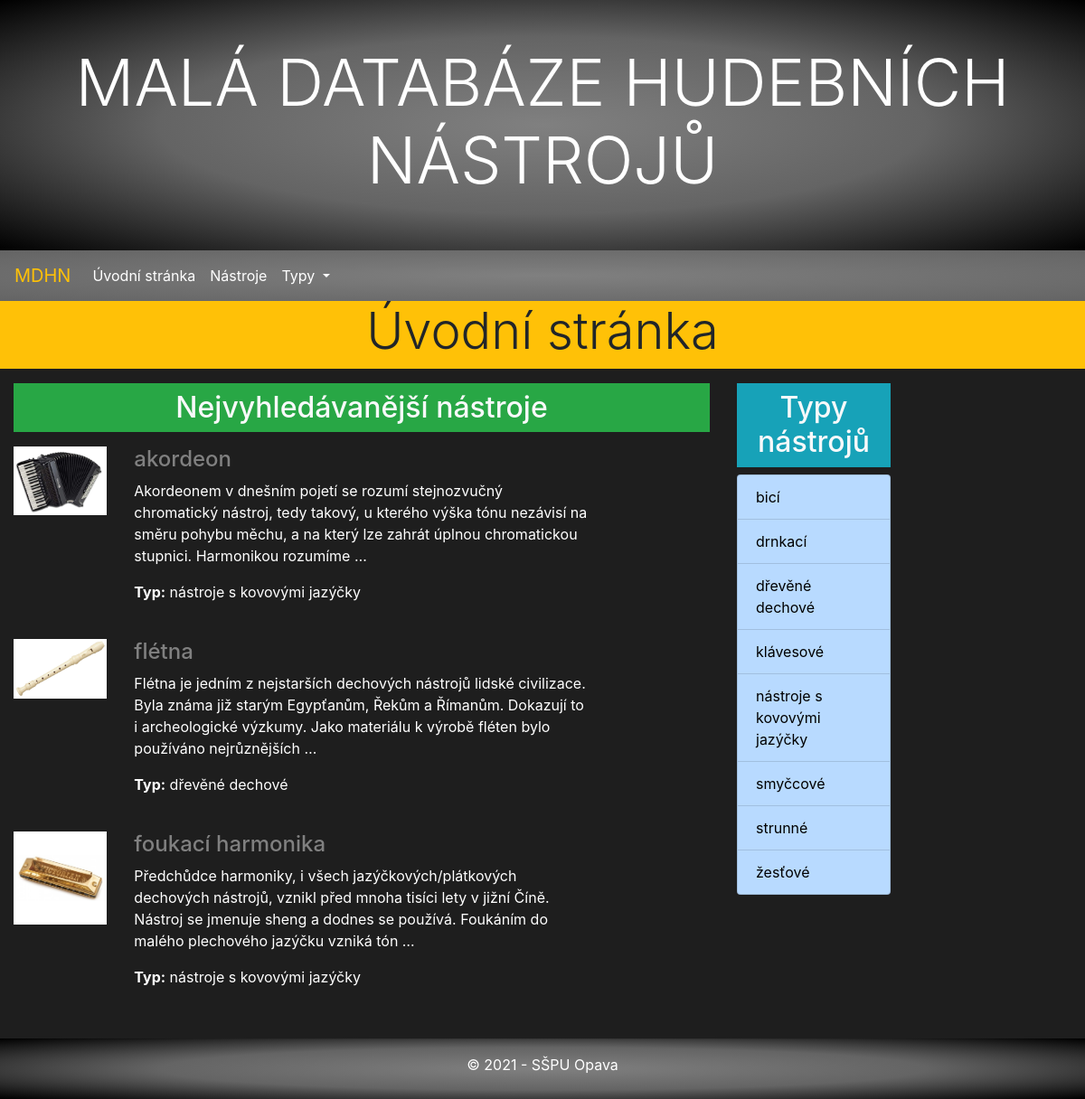
/music/, run on an earlier commit of the app's database.
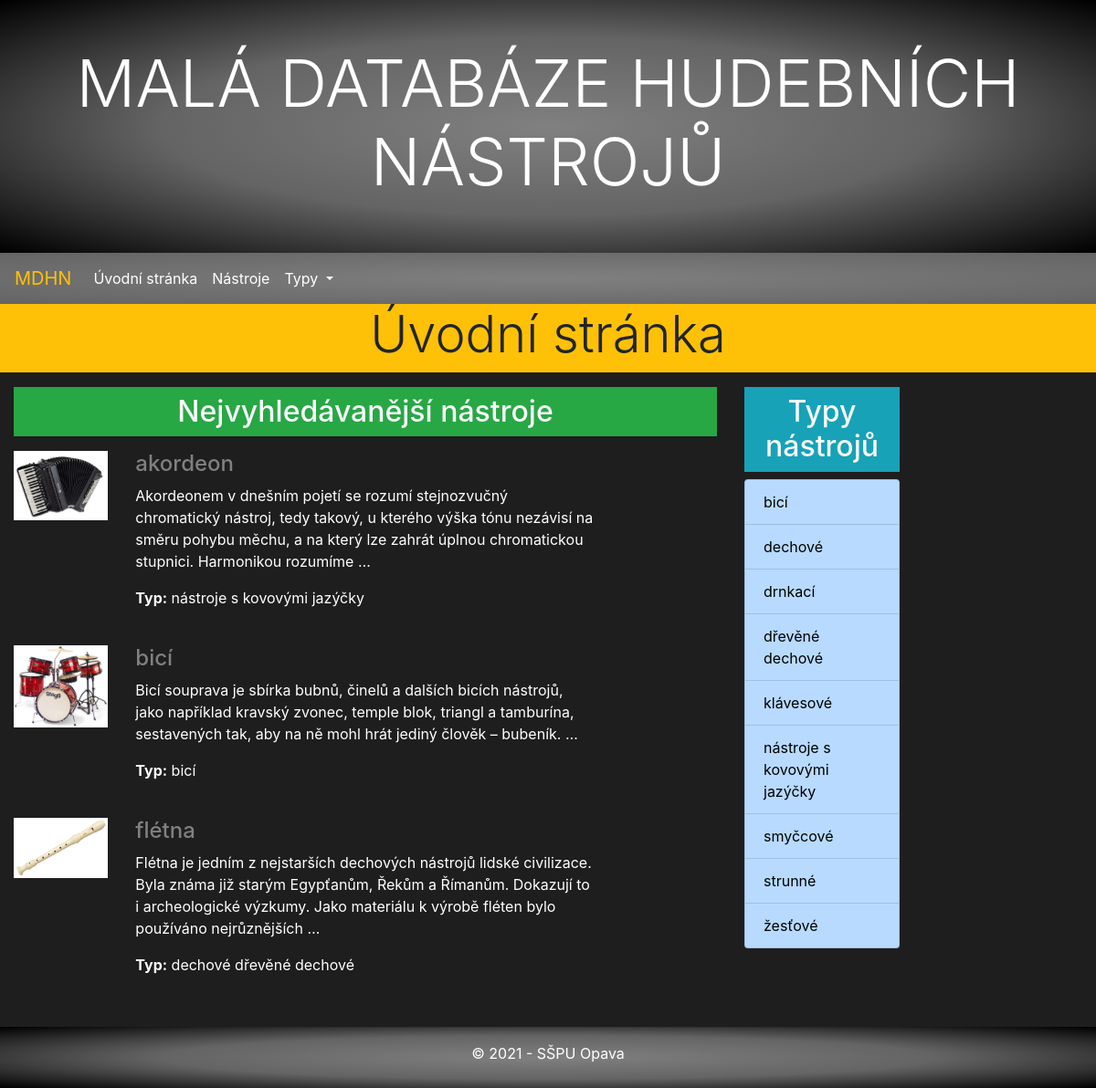
And on a later commit of the database.
### music/models.py (models this page shows, shortened)
class Instrument(models.Model):
    title = models.CharField(max_length=200, verbose_name="Title")
    history = models.TextField(blank=True, null=True, verbose_name="History")
    poster = models.ImageField(upload_to=poster_path, blank=True, null=True, verbose_name="Poster")
    type = models.ManyToManyField(Type, help_text='Select a type for this instrument')
    class Meta:
        ordering = ["title"]

class Type(models.Model):
    name = models.CharField(max_length=100, unique=True, verbose_name="Type name",
                            help_text='Enter a type of musical instrument')
    class Meta:
        ordering = ["name"]

### music/views.py (the view)
# urls.py: path('', views.index, name='index'),
def index(request):
    instruments = Instrument.objects.order_by('title')[:3]
    context = {
        'instruments': instruments,
    }
    return render(request, 'index.html', context=context)

### music/context_processors.py (called while the page is built)
def types(request):
    return {'types': Type.objects.all()}

### music/templates/index.html (shortened to what this page needs)
{% extends "base.html" %} {% block content %}
<div class="row mb-3">
    <div class="col-sm-12 bg-warning">
        <h2 class="display-4 text-center">Úvodní stránka</h2>
    </div>
</div>
<div class="row">
    <div class="col-md-6 col-xl-8">
        <h2 class="text-center bg-success text-light p-2 nejvyhledavanejsi_nastroje">Nejvyhledávanější nástroje</h2>
        {% include "blocks/top_instruments.html" %}
    </div>
    <div class="col-md-3 col-xl-2">
        <h2 class="text-center bg-info text-light p-2">Typy nástrojů</h2>
        {% include "blocks/type_list.html" %}
    </div>
</div>
{% endblock %}

### music/templates/blocks/top_instruments.html
{% load mathfilters %}
<div>
    {% for instrument in instruments %}
    <div class="row mt-3 mb-3 pb-2">
        <div class="col-md-2">
            {% if instrument.poster %}
            <a href="{% url 'instrument-detail' instrument.id %}"><img class="img-fluid" src="{{ instrument.poster.url }}" alt="{{ instrument.title }}"></a>
            {% endif %}
        </div>
        <div class="col-md-8">
            <h4><a class="ag" href="{% url 'instrument-detail' instrument.id %}">{{ instrument.title }}</a></h4>
            <p>{{ instrument.history|truncatewords:30 }}</p>
            <p><strong>Typ:</strong> {% for typ in instrument.type.all %}{{ typ.name }} {% endfor %}</p>
        </div>
    </div>
    {% endfor %}
</div>

### music/templates/blocks/type_list.html
<ul class="list-group">
    {% for type in types %}
    <li class="list-group-item list-group-item-primary"><a class="ab" href="{% url 'instrument-type' type.name %}">{{ type.name }}</a></li>
    {% endfor %}
</ul>

What changed in the data, as far as the page shows it:
no longer on this page (row unchanged): Instrument: poster (picture), title "foukací harmonika", history "Předchůdce harmoniky, i všech jazýčkových/plátkových dechových nástrojů, vznikl před mnoha tisíci lety v jižní Číně. Nástroj se jmenuje sheng a dodnes se používá. Foukáním do malého plechového jazýčku vzniká tón …", Type (name "nástroje s kovovými jazýčky")
added Instrument: poster (picture), title "bicí", history "Bicí souprava je sbírka bubnů, činelů a dalších bicích nástrojů, jako například kravský zvonec, temple blok, triangl a tamburína, sestavených tak, aby na ně mohl hrát jediný člověk – bubeník. …", Type (name "bicí")
added Type: name "dechové"
